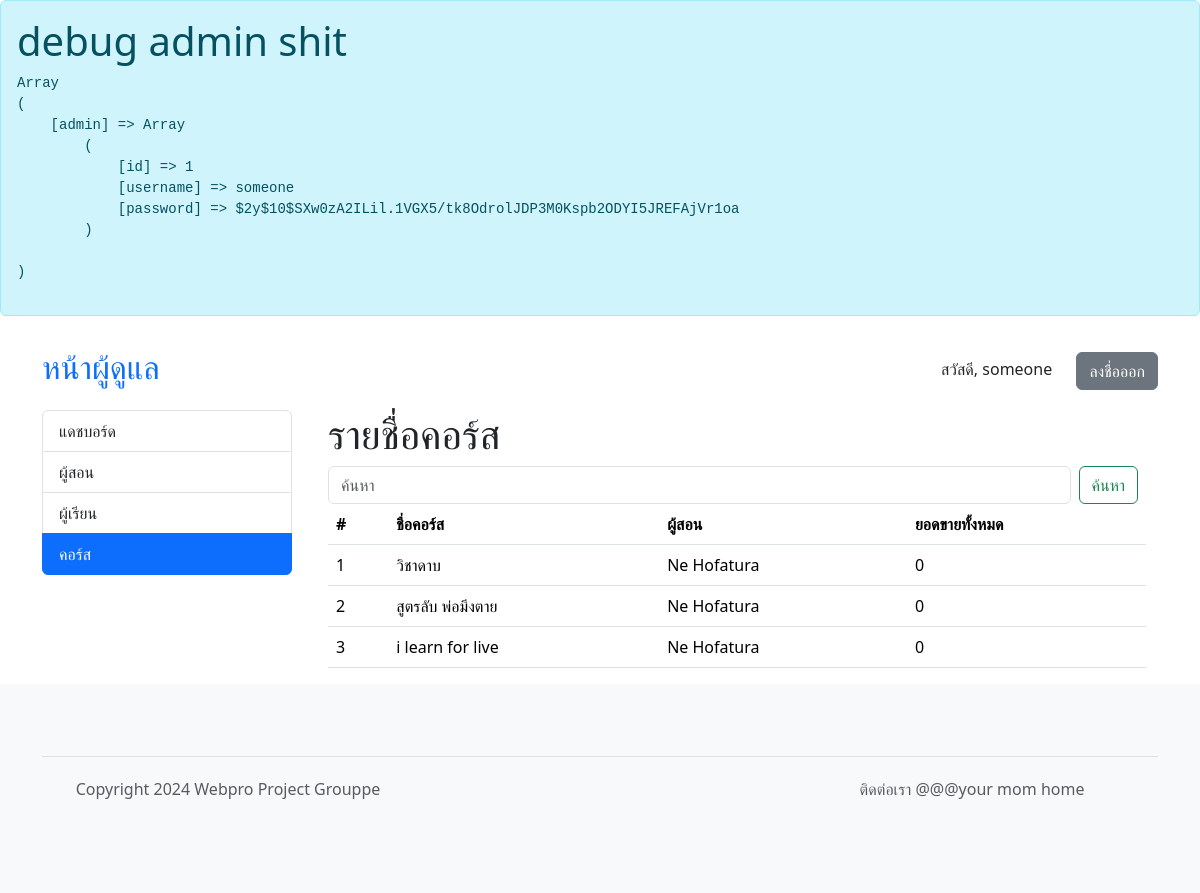
Before: /admin/courses.php (signed in) with the older database file.
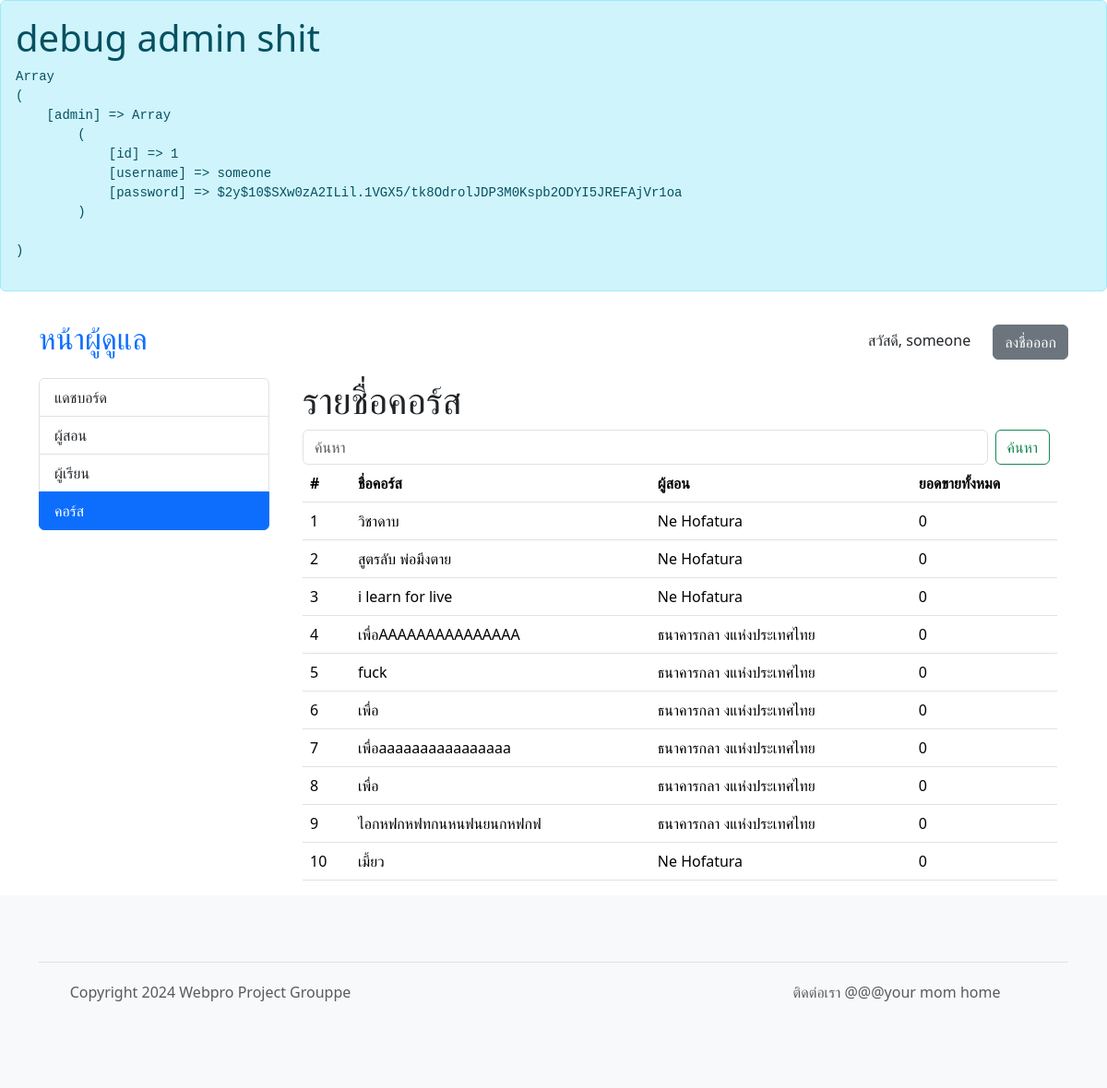
After: the same page with the newer database file.
### tables this page shows
CREATE TABLE "courses" (
	"id"	INTEGER,
	"name"	VARCHAR(128) NOT NULL,
	"created_datetime"	DATETIME NOT NULL,
	"owner"	INTEGER NOT NULL,
	"cover_hash"	VARCHAR(32),
	"brief_desc"	VARCHAR(128) NOT NULL,
	"desc"	VARCHAR(512) NOT NULL,
	"category_id"	INTEGER NOT NULL,
	"price"	INTEGER NOT NULL,
	"visibility"	INTEGER NOT NULL,
	"total_sales"	INTEGER NOT NULL,
	FOREIGN KEY("owner") REFERENCES "instructors"("id") ON UPDATE RESTRICT ON DELETE CASCADE,
	PRIMARY KEY("id" AUTOINCREMENT)
);

### admin/courses.php (called while the page is built, shortened)
<?php
require 'template_init.php';
require 'template_header.php';
$header = "รายชื่อคอร์ส";
$show_course = true;
if (isset($_GET['begin'])) {
	$begin = $_GET['begin'];
} else {
	$begin = 0;
}
$search = "";
$list = $db->get_course_simple_list($begin, $search);
require 'si_list.php';
?>

### core.php (called while the page is built, shortened)
<?php
require 'shopping.php';
require 'common.php';
	class App extends SQLite3 {
			?>
				</form><?php
		function admin_is_logged_in() {
			return isset($_SESSION["admin"]);
		}
		function get_course_simple_list($begin, $search) {
			$filter = "";
			$sql = "SELECT courses.id, name, created_datetime, first_name || ' ' || last_name AS owner_name, total_sales FROM courses JOIN instructors ON owner=instructors.id" . $filter;
			$ret = $this->query($sql);
			$instructors = array();
			while($row = $ret->fetchArray(SQLITE3_ASSOC)) {
				$row = prepare_other_data($row, '../');
				$instructors[] = $row;
			}
			return $instructors;
		}
	}
?>

### common.php (called while the page is built, shortened)
<?php
function prepare_other_data($row, $prefix = "") {
	if (!isset($row['username'])) {
		return $row;
	}
	$row['pfplink'] = get_pfplink_from_seed('saltPROJECTGROUPPE' . md5($row['username']));
	return $row;
}
	?>

### admin/si_list.php (the view, shortened to what this page needs)
<div class="container">
<h1><?php echo $header; ?></h1>
	<form class="d-flex" role="search">
		<input class="form-control me-2" name="search" value="<?php echo isset($_GET['search']) ? $_GET['search'] : '' ?>" type="search" placeholder="ค้นหา" aria-label="Search">
		<button class="btn btn-outline-success me-2" type="submit">ค้นหา</button>
	</form>
	<table class="table">
	<thead>
		<tr>
			<th scope="col">#</th>
			<?php if ($show_course) { ?>
			<th scope="col">ชื่อคอร์ส</th>
			<th scope="col">ผู้สอน</th>
			<th scope="col">ยอดขายทั้งหมด</th>
			<?php } else { ?>
			<th scope="col"></th>
			<?php } ?>
		</tr>
	</thead>
	<tbody>
		<?php
			foreach ($list as $i) {
				echo "<tr>";
				echo "<td>{$i['id']}</td>";
				if ($show_course) {
					echo "<td>{$i['name']}</td>";
					echo "<td>{$i['owner_name']}</td>";
					echo "<td>{$i['total_sales']}</td>";
				} else {
					echo "<td><img src=\"{$i['pfplink']}\" alt=\"avatar\" width=\"64\" height=\"64\" class=\"rounded-circle me-4\"> ";
					echo "<a href=\"" . $editpage . ".php?id={$i['id']}\">{$i['name']}</a>";
					echo "</td>";
				}
				echo "</tr>";
			}
		?>
	</tbody>
	</table>
</div>
<?php
require 'template_footer.php';
?>

### admin/template_header.php (shortened to what this page needs)
<?php
	$menu = array(
		"index" => 'แดชบอร์ด',
		"instructors" => 'ผู้สอน',
		"students" => 'ผู้เรียน',
		"courses" => 'คอร์ส'
	);
?>
<!DOCTYPE html>
<html lang="en">
<head>
	<link href="https://cdn.jsdelivr.net/npm/bootstrap@5.3.3/dist/css/bootstrap.min.css" rel="stylesheet">
	<link rel="stylesheet" href="https://cdn.jsdelivr.net/npm/bootstrap-icons@1.11.3/font/bootstrap-icons.min.css">
</head>
<body>
	<div class="alert alert-info">
		<h1>debug admin shit</h1>
		<pre><?php print_r($_SESSION); ?></pre>
	</div>
	<?php if ($db->admin_is_logged_in()) { ?>
	<header class="p-3">
		<div class="container">
			<div class="d-flex flex-wrap align-items-center justify-content-center justify-content-lg-start">
				<a href="index.php" class="d-flex align-items-center mb-2 mb-lg-0 text-decoration-none mb-md-0 me-lg-auto">
					<h2>หน้าผู้ดูแล</h2>
				</a>
				<div class="auth-section">
					<span style="margin-right: 20px">สวัสดี, <?php echo $_SESSION['admin']['username'] ?></span>
					<a href="signout.php" class="btn btn-secondary">ลงชื่อออก</a>
				</div>
			</div>
		</div>
	</header>
		<?php
	}
		?>
<?php if ($db->admin_is_logged_in()) { ?>
<div class="container">
	<div class="d-flex gap-4">
		<div class="list-group" style="min-width: 250px;">
			<?php
			foreach ($menu as $key => $value) {
				$active = ($key . '.php' == basename($_SERVER["PHP_SELF"])) ? "active" : "";
				echo "<a href=\"$key.php\" class=\"list-group-item list-group-item-action $active\">$value</a>";
			}
			?>
		</div>
<?php } ?>

Changed rows visible on the page:
added courses: id "4", name "เพื่อAAAAAAAAAAAAAAA", owner_name "ธนาคารกลา งแห่งประเทศไทย", total_sales "0"
added courses: id "5", name "fuck", owner_name "ธนาคารกลา งแห่งประเทศไทย", total_sales "0"
added courses: id "6", name "เพื่อ", owner_name "ธนาคารกลา งแห่งประเทศไทย", total_sales "0"
added courses: id "7", name "เพื่อaaaaaaaaaaaaaaaa", owner_name "ธนาคารกลา งแห่งประเทศไทย", total_sales "0"
added courses: id "8", name "เพื่อ", owner_name "ธนาคารกลา งแห่งประเทศไทย", total_sales "0"
added courses: id "9", name "ไอกหฟกหฟทกนหนฟนยนกหฟกฟ", owner_name "ธนาคารกลา งแห่งประเทศไทย", total_sales "0"
added courses: id "10", name "เมี้ยว", owner_name "Ne Hofatura", total_sales "0"
